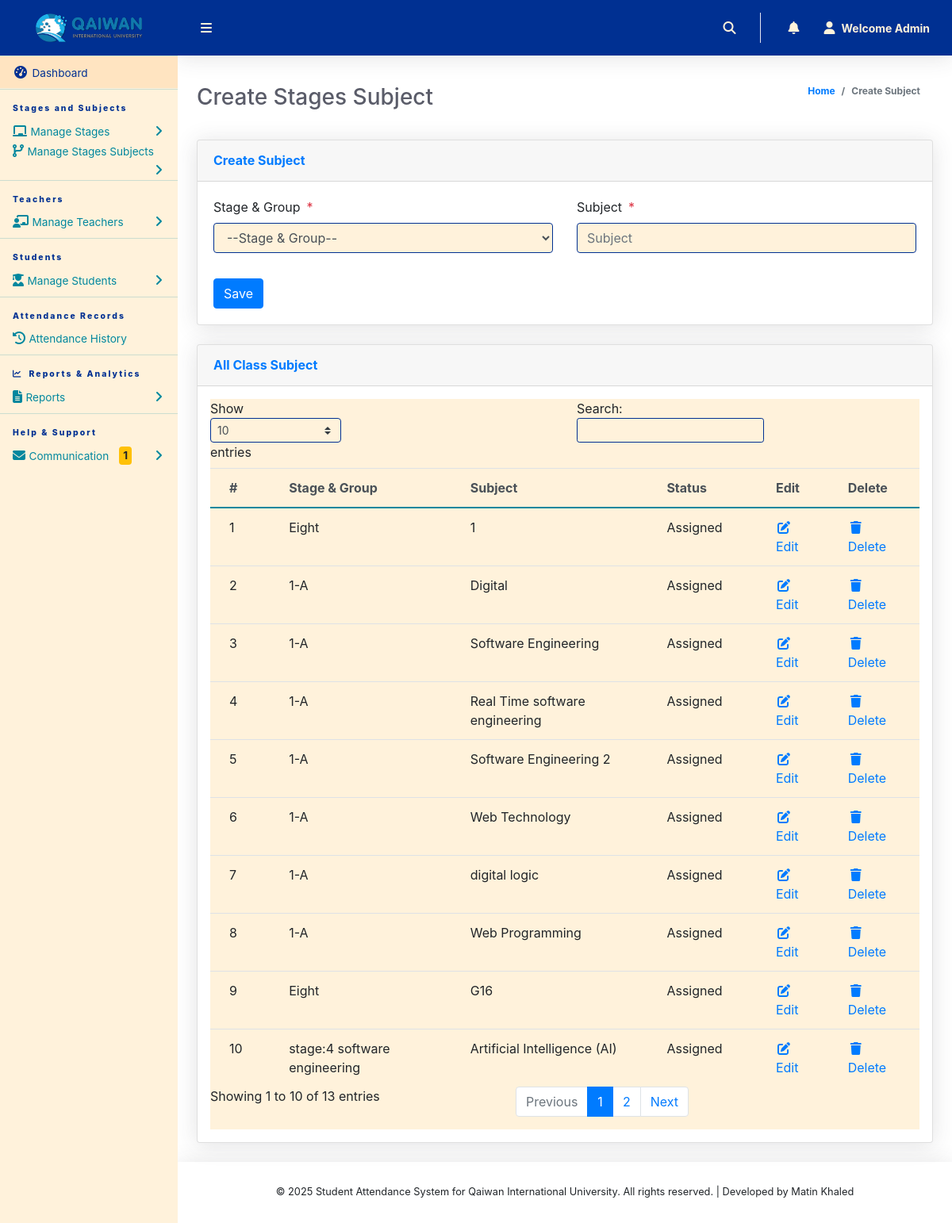
/Admin/createClassArms.php (signed in), run on the app's committed database.
### tables this page shows
CREATE TABLE `tblclassarms` (
  `Id` int(10) NOT NULL,
  `classId` varchar(10) NOT NULL,
  `classArmName` varchar(255) NOT NULL,
  `isAssigned` varchar(10) NOT NULL
);

CREATE TABLE `tblclass` (
  `Id` int(10) NOT NULL,
  `className` varchar(255) NOT NULL,
  `stageName` varchar(50) DEFAULT NULL
);

### Admin/createClassArms.php (the view, shortened to what this page needs)
<?php
include '../Includes/dbcon.php';
?>
<!DOCTYPE html>
<html lang="en">
<head>
  <link href="../vendor/fontawesome-free/css/all.min.css" rel="stylesheet" type="text/css">
  <link href="../vendor/bootstrap/css/bootstrap.min.css" rel="stylesheet" type="text/css">
  <link href="css/ruang-admin.min.css" rel="stylesheet">
</head>
<body id="page-top">
  <div id="wrapper">
      <?php include "Includes/sidebar.php";?>
    <div id="content-wrapper" class="d-flex flex-column">
      <div id="content">
       <?php include "Includes/topbar.php";?>
        <div class="container-fluid" id="container-wrapper">
          <div class="d-sm-flex align-items-center justify-content-between mb-4">
            <h1 class="h3 mb-0 text-gray-800">Create Stages Subject</h1>
            <ol class="breadcrumb">
              <li class="breadcrumb-item"><a href="./">Home</a></li>
              <li class="breadcrumb-item active" aria-current="page">Create Subject</li>
            </ol>
          </div>
          <div class="row">
            <div class="col-lg-12">
              <div class="card mb-4">
                <div class="card-header py-3 d-flex flex-row align-items-center justify-content-between">
                  <h6 class="m-0 font-weight-bold text-primary">Create Subject</h6>
                </div>
                <div class="card-body">
                  <form method="post">
                    <div class="form-group row mb-3">
                        <div class="col-xl-6">
                        <label class="form-control-label">Stage & Group<span class="text-danger ml-2">*</span></label>
                         <?php
                        $qry= "SELECT * FROM tblclass ORDER BY className ASC";
                        $result = $conn->query($qry);
                        $num = $result->num_rows;
                        if ($num > 0){
                          echo ' <select required name="classId" class="form-control mb-3">';
                          echo'<option value="">--Stage & Group--</option>';
                                  echo '</select>';
                              }
                            ?>
                        </div>
                        <div class="col-xl-6">
                        <label class="form-control-label">Subject<span class="text-danger ml-2">*</span></label>
                      <input type="text" class="form-control" name="classArmName" value="<?php echo $row['classArmName'];?>" id="exampleInputFirstName" placeholder="Subject">
                        </div>
                    </div>
                      <?php
                    if (isset($Id))
                    {
                    ?>
                    <button type="submit" name="update" class="btn btn-warning">Update</button>
                    &nbsp;&nbsp;&nbsp;&nbsp;&nbsp;&nbsp;&nbsp;&nbsp;&nbsp;&nbsp;
                    <?php
                    } else {
                    ?>
                    <button type="submit" name="save" class="btn btn-primary">Save</button>
                    <?php
                    }
                    ?>
                  </form>
                </div>
              </div>
                 <div class="row">
              <div class="col-lg-12">
              <div class="card mb-4">
                <div class="card-header py-3 d-flex flex-row align-items-center justify-content-between">
                  <h6 class="m-0 font-weight-bold text-primary">All Class Subject</h6>
                </div>
                <div class="table-responsive p-3">
                  <table class="table align-items-center table-flush table-hover" id="dataTableHover">
                    <thead class="thead-light">
                      <tr>
                        <th>#</th>
                        <th>Stage & Group</th>
                        <th>Subject</th>
                         <th>Status</th>
                        <th>Edit</th>
                        <th>Delete</th>
                      </tr>
                    </thead>
                    <tbody>
                  <?php
                      $query = "SELECT tblclassarms.Id,tblclassarms.isAssigned,tblclass.className,tblclassarms.classArmName
                      FROM tblclassarms
                      INNER JOIN tblclass ON tblclass.Id = tblclassarms.classId";
                      $rs = $conn->query($query);
                      $num = $rs->num_rows;
                      $sn=0;
                      $status="";
                      if($num > 0)
                      {
                        while ($rows = $rs->fetch_assoc())
                          {
                              if($rows['isAssigned'] == '1'){$status = "Assigned";}else{$status = "UnAssigned";}
                             $sn = $sn + 1;
                            echo"
                              <tr>
                                <td>".$sn."</td>
                                <td>".$rows['className']."</td>
                                <td>".$rows['classArmName']."</td>
                                <td>".$status."</td>
                                <td><a href='?action=edit&Id=".$rows['Id']."'><i class='fas fa-fw fa-edit'></i>Edit</a></td>
                                <td><a href='?action=delete&Id=".$rows['Id']."'><i class='fas fa-fw fa-trash'></i>Delete</a></td>
                              </tr>";
                          }
                      }
                      else
                      {
                           echo
                           "<div class='alert alert-danger' role='alert'>
                            No Record Found!
                            </div>";
                      }
                      ?>
                    </tbody>
                  </table>
                </div>
              </div>
            </div>
            </div>
          </div>
        </div>
      </div>
       <?php include "Includes/footer.php";?>
</body>
</html>

### Admin/Includes/topbar.php (shortened to what this page needs)
<?php
  $query = "SELECT * FROM tbladmin WHERE Id = ".$_SESSION['userId']."";
  $rs = $conn->query($query);
  $rows = $rs->fetch_assoc();
  $fullName = $rows['firstName']." ".$rows['lastName'];
?>
<head>
<link rel="stylesheet" href="https://cdnjs.cloudflare.com/ajax/libs/font-awesome/6.5.1/css/all.min.css">
</head>
<nav class="navbar navbar-expand navbar-light bg-gradient-primary topbar mb-4 static-top">
          <button id="sidebarToggleTop" class="btn btn-link rounded-circle mr-3">
            <i class="fa fa-bars"></i>
          </button>
          <ul class="navbar-nav ml-auto">
            <li class="nav-item dropdown no-arrow">
              <a class="nav-link dropdown-toggle" href="#" id="searchDropdown" role="button" data-toggle="dropdown"
                aria-haspopup="true" aria-expanded="false">
                <i class="fas fa-search fa-fw"></i>
              </a>
            </li>
            <li class="nav-item dropdown no-arrow mx-1">
                <a class="nav-link dropdown-toggle" href="#" id="alertsDropdown" role="button" data-toggle="dropdown" aria-haspopup="true" aria-expanded="false">
                    <i class="fas fa-bell fa-fw"></i>
                </a>
            </li>
            <li class="nav-item dropdown no-arrow">
              <a class="nav-link dropdown-toggle" href="#" id="userDropdown" role="button" data-toggle="dropdown"
                aria-haspopup="true" aria-expanded="false">
                <i class="fa-solid fa-user" style="color: #000000;"></i>
                <span class="ml-2 d-none d-lg-inline text-white small"><b>Welcome <?php echo $fullName;?></b></span>
              </a>
            </li>
          </ul>
        </nav>

### Admin/Includes/topbar.php (style rules this page uses)
.navbar.bg-gradient-primary { background: #003092 !important; }
.navbar .fa-bars, .navbar .fa-search, .navbar .fa-bell, .navbar .fa-user { color: #FFF2DB !important; }
.navbar .text-white { color: #FFF2DB !important; }

### data on the page
tblclassarms: classId.className "Eight", classArmName "1", isAssigned "Assigned"
tblclassarms: classId.className "1-A", classArmName "Digital", isAssigned "Assigned"
tblclassarms: classId.className "1-A", classArmName "Software Engineering", isAssigned "Assigned"
tblclassarms: classId.className "1-A", classArmName "Real Time software engineering", isAssigned "Assigned"
tblclassarms: classId.className "1-A", classArmName "Software Engineering 2", isAssigned "Assigned"
tblclassarms: classId.className "1-A", classArmName "Web Technology", isAssigned "Assigned"
tblclassarms: classId.className "1-A", classArmName "digital logic", isAssigned "Assigned"
tblclassarms: classId.className "1-A", classArmName "Web Programming", isAssigned "Assigned"
tblclassarms: classId.className "Eight", classArmName "G16", isAssigned "Assigned"
tblclassarms: classId.className "stage:4 software engineering", classArmName "Artificial Intelligence (AI)", isAssigned "Assigned"

### other printed values
$unreadCount "1"
$fullName "Admin"
